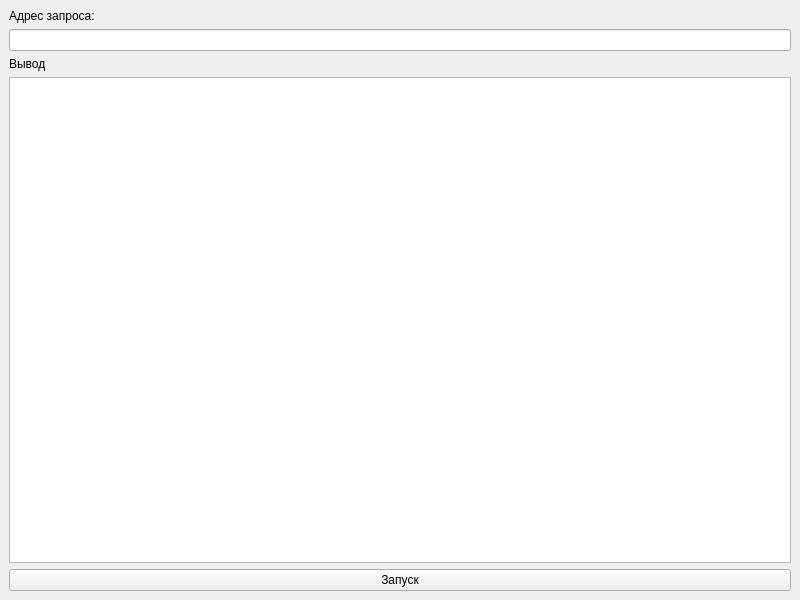
<?xml version="1.0" encoding="UTF-8"?>
<ui version="4.0">
 <class>MainWindow</class>
 <widget class="QMainWindow" name="MainWindow">
  <property name="geometry">
   <rect>
    <x>0</x>
    <y>0</y>
    <width>800</width>
    <height>600</height>
   </rect>
  </property>
  <property name="windowTitle">
   <string>Parssie</string>
  </property>
  <widget class="QWidget" name="centralwidget">
   <property name="sizePolicy">
    <sizepolicy hsizetype="Maximum" vsizetype="Maximum">
     <horstretch>0</horstretch>
     <verstretch>0</verstretch>
    </sizepolicy>
   </property>
   <layout class="QVBoxLayout" name="verticalLayout_2">
    <item>
     <widget class="QLabel" name="label">
      <property name="text">
       <string>Адрес запроса:</string>
      </property>
     </widget>
    </item>
    <item>
     <widget class="QLineEdit" name="leRequestUrl"/>
    </item>
    <item>
     <widget class="QLabel" name="label_2">
      <property name="text">
       <string>Вывод</string>
      </property>
     </widget>
    </item>
    <item>
     <widget class="QPlainTextEdit" name="pteResult"/>
    </item>
    <item>
     <widget class="QPushButton" name="pbStart">
      <property name="text">
       <string>Запуск</string>
      </property>
     </widget>
    </item>
   </layout>
  </widget>
 </widget>
 <resources/>
 <connections/>
</ui>
